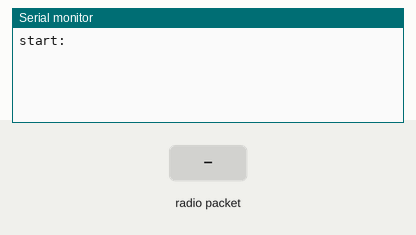
Simulated run of this sketch. Board: Arduino Uno, built with avr-gcc and run on an emulated ATmega328P. Shown: the last lines printed to the serial monitor. The inputs (shaded band) are chosen by the test bench. No radio packets arrive unless stated.

Above: at 1.2 s.
1.3 s: radio packet "1" arrives
At 2.5 s:
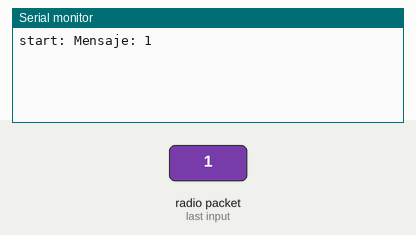
2.8 s: radio packet "0" arrives
At 3.8 s:
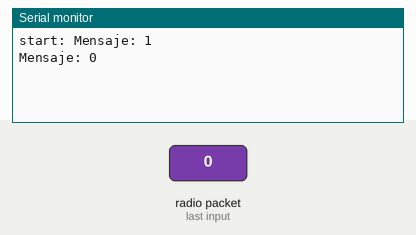
4.3 s: radio packet "2" arrives
At 5.0 s:
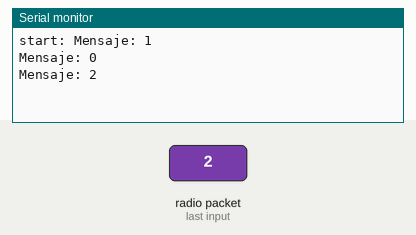

The sketch:

recp.ino
```cpp
#include <VirtualWire.h>

const int dataPin = 2;

void setup()
{
  Serial.begin(115200);
    vw_setup(2000);
    vw_set_rx_pin(dataPin);
    vw_rx_start();
Serial.print("start: ");
}

void loop()
{


   // uint8_t buf[VW_MAX_MESSAGE_LEN];
    uint8_t buf[VW_MAX_MESSAGE_LEN] = {};
    uint8_t buflen = VW_MAX_MESSAGE_LEN;

    if (vw_get_message(buf, &buflen))
    {

      Serial.print("Mensaje: ");
      for (int i = 0; i < buflen; i++)
      {
         Serial.print((char)buf[i]);
      }
      Serial.println("");
    }
}
```

Measured:
- after the input at 1.3 s, the serial monitor: prints a new line at once (image 1)
- after the input at 2.8 s, the serial monitor: prints a new line at once (image 2)
- after the input at 4.3 s, the serial monitor: prints a new line at once (image 3)
